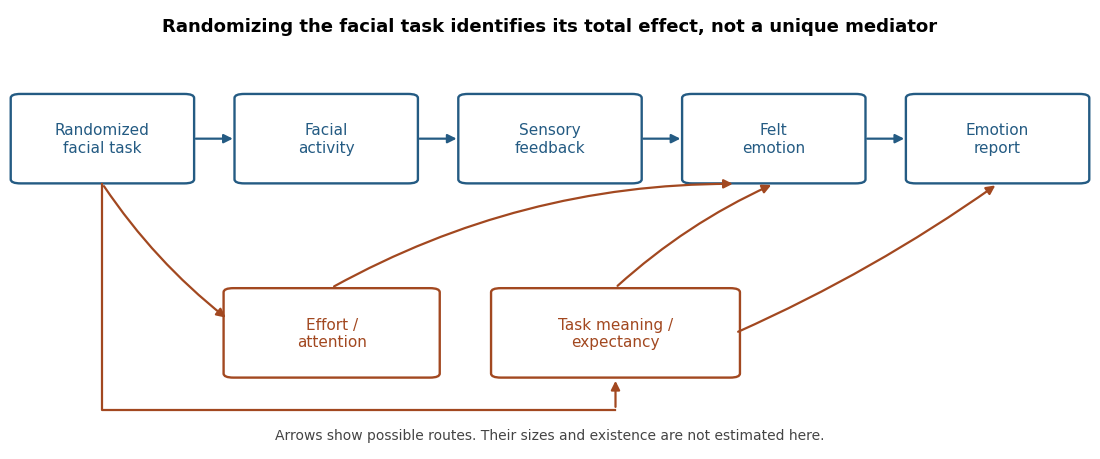

Write Python code to recreate this figure.
"""Original causal schematic: alternative routes, not estimated effects.
Python 3.14; Matplotlib from the repository pyproject.toml.
Writes the same-basename opaque white PNG into the current directory.
"""
from pathlib import Path
import matplotlib
matplotlib.use("Agg")
import matplotlib.pyplot as plt
from matplotlib.patches import FancyBboxPatch, FancyArrowPatch
fig,ax=plt.subplots(figsize=(11,4.6),layout="constrained",facecolor="white");ax.set(xlim=(0,1),ylim=(0,1));ax.axis("off")
blue="#245b83";orange="#a24820"
def box(x,y,text,color=blue,w=.15):
 p=FancyBboxPatch((x-w/2,y-.09),w,.18,boxstyle="round,pad=0.009",facecolor="white",edgecolor=color,lw=1.7);ax.add_patch(p);ax.text(x,y,text,ha="center",va="center",fontsize=11,color=color);return(x,y)
def arrow(a,b,color=blue,rad=0):
 ax.add_patch(FancyArrowPatch(a,b,arrowstyle="-|>",mutation_scale=13,connectionstyle=f"arc3,rad={rad}",lw=1.6,color=color))
xs=[.09,.295,.50,.705,.91];y=.70
texts=["Randomized\nfacial task","Facial\nactivity","Sensory\nfeedback","Felt\nemotion","Emotion\nreport"]
for x,t in zip(xs,texts):box(x,y,t)
for x,z in zip(xs[:-1],xs[1:]):arrow((x+.083,y),(z-.083,y))
box(.30,.27,"Effort /\nattention",orange,w=.18);box(.56,.27,"Task meaning /\nexpectancy",orange,w=.21)
arrow((.09,.60),(.205,.30),orange,rad=.08)
ax.plot([.09,.09,.56],[.60,.10,.10],color=orange,lw=1.6)
arrow((.56,.10),(.56,.17),orange)
arrow((.30,.37),(.67,.60),orange,rad=-.13)
arrow((.56,.37),(.705,.60),orange,rad=-.08)
arrow((.67,.27),(.91,.60),orange,rad=.05)
ax.text(.5,.95,"Randomizing the facial task identifies its total effect, not a unique mediator",ha="center",va="center",fontsize=13,weight="bold")
ax.text(.5,.035,"Arrows show possible routes. Their sizes and existence are not estimated here.",ha="center",fontsize=10,color="#444444")
fig.savefig(Path(__file__).stem+".png",dpi=100,facecolor="white",transparent=False)
